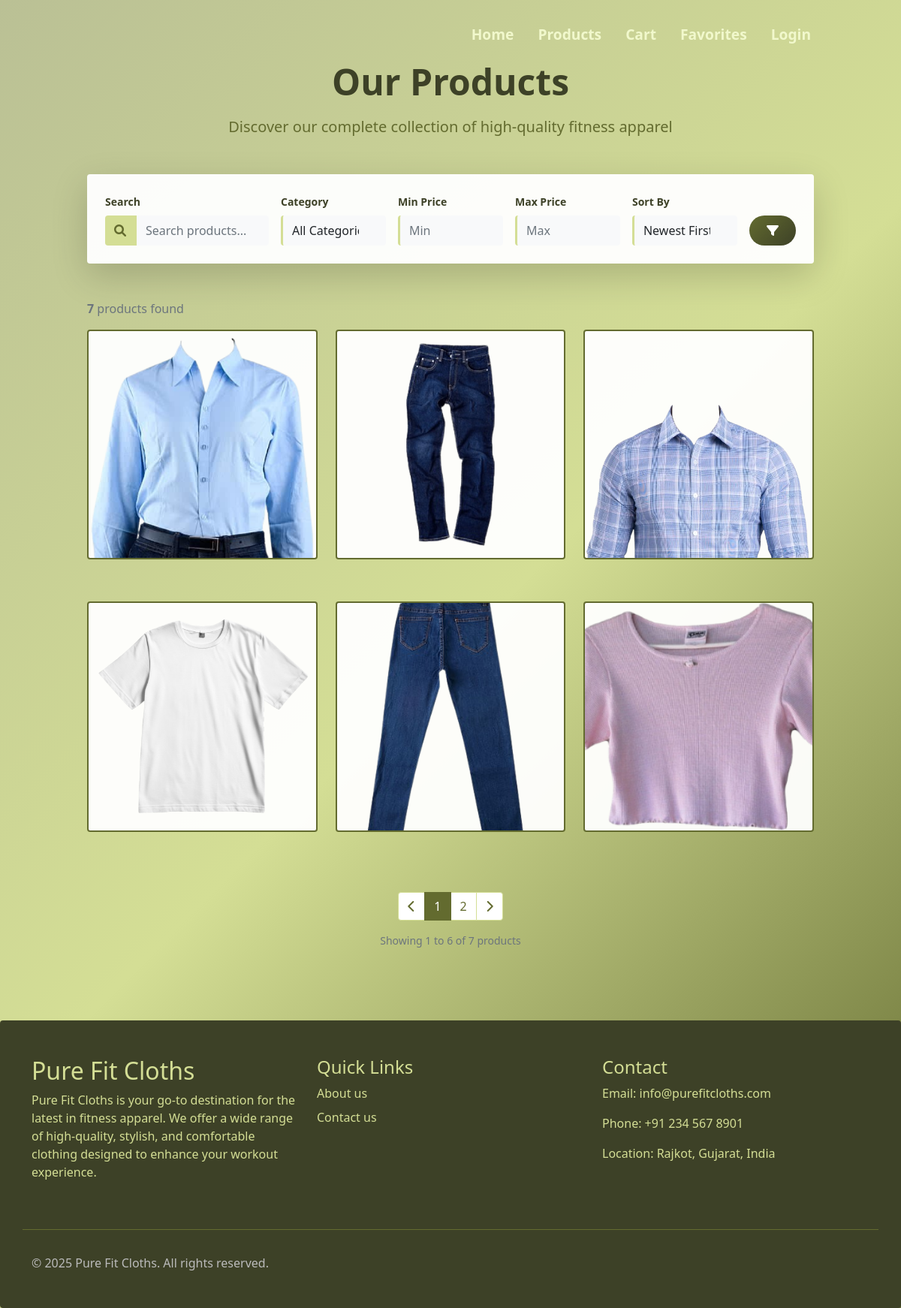
/products.php, run on the app's committed database.
### tables this page shows
CREATE TABLE `products` (
  `product_id` int(11) NOT NULL,
  `category_id` int(11) NOT NULL,
  `name` varchar(150) NOT NULL,
  `description` mediumtext DEFAULT NULL,
  `price` decimal(10,2) NOT NULL DEFAULT 0.00,
  `stock_quantity` int(11) NOT NULL DEFAULT 0,
  `image_path` varchar(255) DEFAULT NULL,
  `is_active` tinyint(1) NOT NULL DEFAULT 1,
  `created_at` timestamp NOT NULL DEFAULT current_timestamp(),
  `updated_at` timestamp NOT NULL DEFAULT current_timestamp() ON UPDATE current_timestamp(),
  `subcategory_id` int(11) DEFAULT NULL
);

### products.php (the view, shortened to what this page needs)
<?php
include 'connection.php';
$search = isset($_GET['search']) ? mysqli_real_escape_string($conn, trim($_GET['search'])) : '';
$min_price = isset($_GET['min_price']) ? (float)$_GET['min_price'] : 0;
$max_price = isset($_GET['max_price']) ? (float)$_GET['max_price'] : 0;
$sort = isset($_GET['sort']) ? $_GET['sort'] : 'newest';
?>
<div class="container-fluid py-4 py-md-5" style="padding-top: 80px !important;">
    <div class="row justify-content-center mb-4 mb-md-5">
        <div class="col-12 col-lg-10 text-center px-3">
            <h1 class="display-5 display-md-4 fw-bold mb-3" style="color: #3D4127;">
                Our Products
            </h1>
            <p class="lead mb-0" style="color: #636B2F;">
                Discover our complete collection of high-quality fitness apparel
            </p>
        </div>
    </div>
    <div class="row justify-content-center mb-4 mb-md-5">
        <div class="col-12 col-lg-10 px-3">
            <div class="card shadow-lg border-0 rounded-4 overflow-hidden" style="background: rgba(255, 255, 255, 0.95); backdrop-filter: blur(20px);">
                <div class="card-body p-3 p-md-4">
                    <form method="GET" action="products.php" id="filterForm" novalidate>
                        <div class="row g-2 g-md-3 align-items-end">
                            <div class="col-12 col-md-3">
                                <label class="form-label small fw-bold" style="color: #3D4127;">Search</label>
                                <div class="input-group">
                                    <span class="input-group-text border-0" style="background: #D4DE95; color: #636B2F;">
                                        <i class="fas fa-search"></i>
                                    </span>
                                    <input type="text" name="search" class="form-control border-0 py-2" placeholder="Search products..."
                                           value="<?php echo htmlspecialchars($search); ?>"
                                           style="background: #f8f9fa; border-left: 3px solid #D4DE95 !important;">
                                </div>
                            </div>
                            <div class="col-12 col-sm-6 col-md-2">
                                <label class="form-label small fw-bold" style="color: #3D4127;">Category</label>
                                <select name="category" class="form-select border-0 py-2" style="background: #f8f9fa; border-left: 3px solid #D4DE95 !important;">
                                    <option value="0">All Categories</option>
                                </select>
                            </div>
                            <div class="col-6 col-sm-3 col-md-2">
                                <label class="form-label small fw-bold" style="color: #3D4127;">Min Price</label>
                                <input type="number" name="min_price" class="form-control border-0 py-2" placeholder="Min"
                                       value="<?php echo $min_price > 0 ? $min_price : ''; ?>"
                                       style="background: #f8f9fa; border-left: 3px solid #D4DE95 !important;" min="0" step="0.01">
                            </div>
                            <div class="col-6 col-sm-3 col-md-2">
                                <label class="form-label small fw-bold" style="color: #3D4127;">Max Price</label>
                                <input type="number" name="max_price" class="form-control border-0 py-2" placeholder="Max"
                                       value="<?php echo $max_price > 0 ? $max_price : ''; ?>"
                                       style="background: #f8f9fa; border-left: 3px solid #D4DE95 !important;" min="0" step="0.01">
                            </div>
                            <div class="col-12 col-sm-6 col-md-2">
                                <label class="form-label small fw-bold" style="color: #3D4127;">Sort By</label>
                                <select name="sort" class="form-select border-0 py-2" style="background: #f8f9fa; border-left: 3px solid #D4DE95 !important;">
                                    <option value="newest" <?php echo $sort == 'newest' ? 'selected' : ''; ?>>Newest First</option>
                                </select>
                            </div>
                            <div class="col-12 col-sm-6 col-md-1">
                                <button type="submit" class="btn w-100 py-2 rounded-pill fw-bold text-white"
                                        style="background: linear-gradient(135deg, #636B2F, #3D4127); border: none;">
                                    <i class="fas fa-filter"></i>
                                </button>
                            </div>
                        </div>
                    </form>
                </div>
            </div>
        </div>
    </div>
    <?php
    $products_per_page = 6;
    $current_page = isset($_GET['page']) ? (int)$_GET['page'] : 1;
    $current_page = max(1, $current_page);
    $offset = ($current_page - 1) * $products_per_page;
    $where_conditions = ["p.is_active = 1"];
    $where_clause = implode(' AND ', $where_conditions);
    $order_by = "p.created_at DESC";
    switch ($sort) {
        default:
            $order_by = "p.created_at DESC";
    }
    $count_q = "SELECT COUNT(*) as total FROM products p WHERE $where_clause";
    $count_r = mysqli_query($conn, $count_q);
    $count_row = mysqli_fetch_assoc($count_r);
    $total_products = $count_row['total'];
    $total_pages = ceil($total_products / $products_per_page);
    ?>
    <div class="row justify-content-center mb-3">
        <div class="col-12 col-lg-10 px-3">
            <div class="d-flex justify-content-between align-items-center">
                <p class="mb-0 text-muted">
                    <strong><?php echo $total_products; ?></strong> product<?php echo $total_products != 1 ? 's' : ''; ?> found
                </p>
            </div>
        </div>
    </div>
    <div class="row justify-content-center">
        <div class="col-12 col-lg-10 px-3">
            <div class="row g-3 g-md-4">
                <?php
                $prod_q = "SELECT p.*, c.name as category_name
                          FROM products p
                          LEFT JOIN categories c ON p.category_id = c.category_id
                          WHERE $where_clause
                          ORDER BY $order_by
                          LIMIT $products_per_page OFFSET $offset";
                $prod_r = mysqli_query($conn, $prod_q);
                if ($prod_r && mysqli_num_rows($prod_r) > 0) {
                    while ($prod = mysqli_fetch_assoc($prod_r)) {
                        $img = !empty($prod['image_path']) ? $prod['image_path'] : 'assets/products/1.png';
                        $title = htmlspecialchars($prod['name']);
                ?>
                        <div class="col-12 col-sm-6 col-md-6 col-lg-4 col-xl-4 d-flex justify-content-center">
                            <a href="product-details.php?id=<?php echo $prod['product_id']; ?>" class="text-decoration-none w-100" style="max-width: 400px;">
                                <div class="productcant rounded">
                                    <div class="position-relative overflow-hidden rounded-top">
                                        <img src="<?php echo htmlspecialchars($img); ?>" alt="<?php echo $title; ?>" class="img-fluid w-100" style="aspect-ratio: 1/1; object-fit: cover;">
                                    </div>
                                </div>
                            </a>
                        </div>
                <?php
                    }
                }
                ?>
            </div>
            <?php if ($total_pages > 1):
                $query_params = $_GET;
                unset($query_params['page']);
                $query_string = http_build_query($query_params);
                $query_string = $query_string ? '&' . $query_string : '';
            ?>
            <div class="row justify-content-center mt-4 mt-md-5">
                <div class="col-12">
                    <nav aria-label="Products pagination">
                        <ul class="pagination justify-content-center flex-wrap">
                            <li class="page-item <?php echo ($current_page <= 1) ? 'disabled' : ''; ?>">
                                <a class="page-link rounded-start" href="<?php echo ($current_page > 1) ? '?page=' . ($current_page - 1) . $query_string : '#'; ?>" style="border-color: #D4DE95; color: #636B2F;">
                                    <i class="fas fa-chevron-left"></i>
                                </a>
                            </li>
                            <?php
                            $start_page = max(1, $current_page - 2);
                            $end_page = min($total_pages, $current_page + 2);
                            for ($i = $start_page; $i <= $end_page; $i++) {
                                $active = ($i == $current_page) ? 'active' : '';
                                $style = ($i == $current_page) ? 'background: #636B2F; border-color: #636B2F; color: white;' : 'border-color: #D4DE95; color: #636B2F;';
                                echo '<li class="page-item ' . $active . '"><a class="page-link" href="?page=' . $i . $query_string . '" style="' . $style . '">' . $i . '</a></li>';
                            }
                            ?>
                            <li class="page-item <?php echo ($current_page >= $total_pages) ? 'disabled' : ''; ?>">
                                <a class="page-link rounded-end" href="<?php echo ($current_page < $total_pages) ? '?page=' . ($current_page + 1) . $query_string : '#'; ?>" style="border-color: #D4DE95; color: #636B2F;">
                                    <i class="fas fa-chevron-right"></i>
                                </a>
                            </li>
                        </ul>
                    </nav>
                    <div class="text-center mt-3">
                        <p class="text-muted small mb-0">
                            Showing <?php echo (($current_page - 1) * $products_per_page) + 1; ?>
                            to <?php echo min($current_page * $products_per_page, $total_products); ?>
                            of <?php echo $total_products; ?> products
                        </p>
                    </div>
                </div>
            </div>
            <?php endif; ?>
        </div>
    </div>
</div>
<link rel="stylesheet" href="https://cdnjs.cloudflare.com/ajax/libs/font-awesome/6.0.0/css/all.min.css">
<?php
include_once 'master_layout.php';
?>

### data on the page
products: image_path (picture)
products: image_path (picture)
products: image_path (picture)
products: image_path (picture)
products: $prod['product_id'] 4 (drawn), image_path (picture)
products: image_path (picture)

### other printed values
$total_products "7"
min($current_page * $products_per_page, $total_products) "6"
